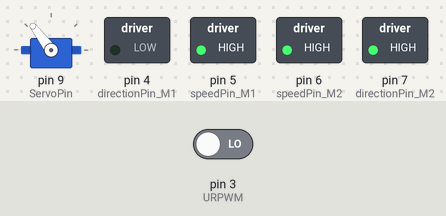
A sketch run on a simulated Arduino Uno, built with avr-gcc and run on an emulated ATmega328P. Shown: servo, switched loads named in the sketch (green lamp = pin HIGH). Inputs (shaded band) come from the test bench; at power-on: pin 3 (URPWM) LOW. Pins used as bus, display or sensor lines are not drawn; what the sketch prints to the serial monitor is not drawn.

Above: at 1.0 s.
At 3.0 s:
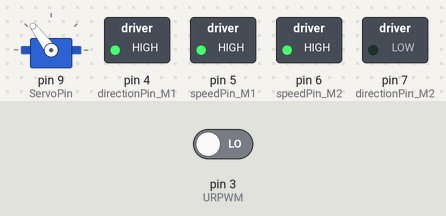
At 5.0 s:
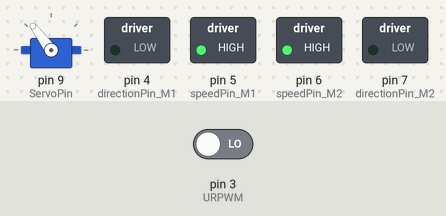
At 7.5 s:
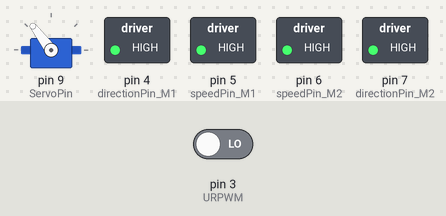
Timing chart, 0 to 10.4 s (numbered marks = the images above):
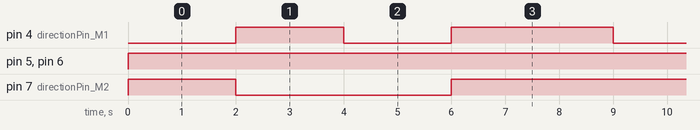

The sketch:

Day2.ino
```cpp
/*
~~~~~~~~~~~~~~~~~~~~~~~~~~~~~~~~~~~~~~~~~~~~~~~~~~~~~~~~~~~~~~~
Here are a few definitions of functions available on the rover
~~~~~~~~~~~~~~~~~~~~~~~~~~~~~~~~~~~~~~~~~~~~~~~~~~~~~~~~~~~~~~~
*/
void carStartup();      // Sets up the rover on startup

void carStop();         // Stop the rover moving
void carGoForward();    // Move Forward
void carGoBack();       // Move Backward
void carTurnRight();    // Turn Right
void carTurnLeft();     // Turn Left

float carGetDistance(); // Get distance of ultrasonic sensor, returns floating point value
void carSetServo(float angle); // Set the servo to a specific angle between +-90 degrees
/*
~~~~~~~~~~~~~~~~~~~~~~~~~~~~~~~~~~~~~~~~~~~~~~~~~~~~~~~~~~~~~~~
*/


// This is the setup function of the program, it runs only once
void setup() {
  //Set up the rover
  carStartup(); //Here we call one of the above functions to

  //Face the servo forward
  carSetServo(0.0);

  // put your setup code here, to run once:
  // If there are any initial actions you want the rover to do, they go here

  //[TODO] - Edit here
}


// This is the main loop of the rover, it runs everything inside forever
void loop() {
  // put your main code here, to run repeatedly:
  // [TODO] - Edit here

  // Here is some example code below
  // Feel free to delete or edit as you see fit
  carGoForward();
  delay(2000); //Milliseconds

  carGoBackward();
  delay(2000); //Milliseconds

  carTurnLeft();
  delay(2000); //Milliseconds

  carTurnRight();
  delay(2000); //Milliseconds

  // Read the ultrasonic distance sensor and print the result
  float mySample = carGetDistance(); //Read the distance and put it in the variable mySample

  // Display it
  if (mySample == 0.0){
    Serial.println("No Value");
  }
  else {
    Serial.println("Distance: " + String(mySample));
  }

}


/*
~~~~~~~~~~~~~~~~~~~~~~~~~~~~~~~~~~~~~~~~~~~~~~~~~~~~~~~~~~~~~~~
This section contains the functions that let the rover move
Please do not edit past here
~~~~~~~~~~~~~~~~~~~~~~~~~~~~~~~~~~~~~~~~~~~~~~~~~~~~~~~~~~~~~~~
*/


#include <Servo.h>

#define speedPin_M1     5     //M1 Speed Control
#define speedPin_M2     6     //M2 Speed Control
#define directionPin_M1 4     //M1 Direction Control
#define directionPin_M2 7     //M1 Direction Control

#define URPWM  3    // PWM Output 0－25000US，Every 50US represent 1cm
#define URTRIG 10   // PWM trigger pin

#define ServoPin 9  // The control pin of the servo

Servo myservo;

void carStartup(){
  Serial.begin(9600);

  //Set up the wheels
  pinMode(speedPin_M1, OUTPUT);
  pinMode(speedPin_M2, OUTPUT);
  pinMode(directionPin_M1, OUTPUT);
  pinMode(directionPin_M2, OUTPUT);

  carStop();

  pinMode(URTRIG,OUTPUT);     // A low pull on pin COMP/TRIG
  digitalWrite(URTRIG,HIGH);  // Set to HIGH
  pinMode(URPWM, INPUT);      // Sending Enable PWM mode command

  myservo.attach(ServoPin);
}


void carStop(){
  digitalWrite(speedPin_M2,0);
  digitalWrite(directionPin_M1,LOW);
  digitalWrite(speedPin_M1,0);
  digitalWrite(directionPin_M2,LOW);
}

void carGoForward(){
  analogWrite (speedPin_M2,255);
  digitalWrite(directionPin_M1,LOW);
  analogWrite (speedPin_M1,255);
  digitalWrite(directionPin_M2,HIGH);
}

void carGoBackward(){
  analogWrite (speedPin_M2,255);
  digitalWrite(directionPin_M1,HIGH);
  analogWrite (speedPin_M1,255);
  digitalWrite(directionPin_M2,LOW);
}

void carTurnRight(){
  analogWrite (speedPin_M2,255);
  digitalWrite(directionPin_M1,HIGH);
  analogWrite (speedPin_M1,255);
  digitalWrite(directionPin_M2,HIGH);
}


void carTurnLeft(){
  analogWrite (speedPin_M2,255);
  digitalWrite(directionPin_M1,LOW);
  analogWrite (speedPin_M1,255);
  digitalWrite(directionPin_M2,LOW);
}


int MeasureDistance(){  // a low pull on pin COMP/TRIG  triggering a sensor reading
    digitalWrite(URTRIG, LOW);
    digitalWrite(URTRIG, HIGH);               // reading Pin PWM will output pulses
    unsigned long distance=pulseIn(URPWM,LOW);
    if(distance==50000){              // the reading is invalid.
      Serial.print("Invalid");
    }else{
      distance=distance/50;           // every 50us low level stands for 1cm
    }
    return distance;
}

float carGetDistance(){
  return MeasureDistance();
}


void carSetServo(float angle){
  if (angle < -90){
    angle = -90;
  }
  if (angle > 90){
    angle = 90;
  }
  myservo.write((int)(((angle+90)/180)*255));
}
```

Measured:
- by itself, pin 4 (directionPin_M1): repeats every 9.0 s: LOW 2.0 s, HIGH 3.0 s, LOW 2.0 s, HIGH 2.0 s
- by itself, pin 5 (speedPin_M1), pin 6 (speedPin_M2): LOW → HIGH at 0.00 s
- by itself, pin 7 (directionPin_M2): repeats every 9.0 s: LOW 4.0 s, HIGH 5.0 s
